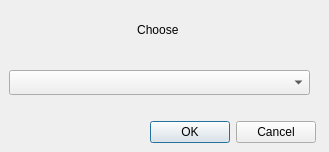
<?xml version="1.0" encoding="UTF-8"?>
<ui version="4.0">
 <class>DialogComboBox</class>
 <widget class="QDialog" name="DialogComboBox">
  <property name="geometry">
   <rect>
    <x>0</x>
    <y>0</y>
    <width>329</width>
    <height>152</height>
   </rect>
  </property>
  <property name="windowTitle">
   <string>Dialog</string>
  </property>
  <widget class="QDialogButtonBox" name="buttonBox">
   <property name="geometry">
    <rect>
     <x>150</x>
     <y>120</y>
     <width>166</width>
     <height>25</height>
    </rect>
   </property>
   <property name="orientation">
    <enum>Qt::Horizontal</enum>
   </property>
   <property name="standardButtons">
    <set>QDialogButtonBox::Cancel|QDialogButtonBox::Ok</set>
   </property>
  </widget>
  <widget class="QLabel" name="labelChoix">
   <property name="geometry">
    <rect>
     <x>9</x>
     <y>9</y>
     <width>301</width>
     <height>41</height>
    </rect>
   </property>
   <property name="text">
    <string>Choose </string>
   </property>
   <property name="alignment">
    <set>Qt::AlignCenter</set>
   </property>
   <property name="textInteractionFlags">
    <set>Qt::NoTextInteraction</set>
   </property>
  </widget>
  <widget class="QComboBox" name="comboBoxChoix">
   <property name="geometry">
    <rect>
     <x>9</x>
     <y>70</y>
     <width>301</width>
     <height>25</height>
    </rect>
   </property>
  </widget>
 </widget>
 <resources/>
 <connections>
  <connection>
   <sender>buttonBox</sender>
   <signal>accepted()</signal>
   <receiver>DialogComboBox</receiver>
   <slot>accept()</slot>
   <hints>
    <hint type="sourcelabel">
     <x>248</x>
     <y>254</y>
    </hint>
    <hint type="destinationlabel">
     <x>157</x>
     <y>274</y>
    </hint>
   </hints>
  </connection>
  <connection>
   <sender>buttonBox</sender>
   <signal>rejected()</signal>
   <receiver>DialogComboBox</receiver>
   <slot>reject()</slot>
   <hints>
    <hint type="sourcelabel">
     <x>316</x>
     <y>260</y>
    </hint>
    <hint type="destinationlabel">
     <x>286</x>
     <y>274</y>
    </hint>
   </hints>
  </connection>
 </connections>
</ui>
